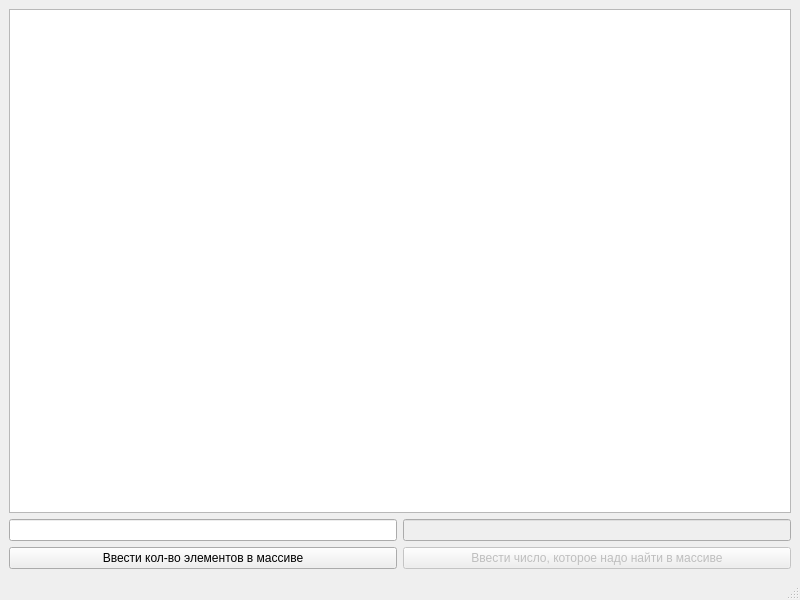
<?xml version="1.0" encoding="UTF-8"?>
<ui version="4.0">
 <class>MainWindow</class>
 <widget class="QMainWindow" name="MainWindow">
  <property name="geometry">
   <rect>
    <x>0</x>
    <y>0</y>
    <width>800</width>
    <height>600</height>
   </rect>
  </property>
  <property name="windowTitle">
   <string>MainWindow</string>
  </property>
  <widget class="QWidget" name="centralwidget">
   <layout class="QGridLayout" name="gridLayout">
    <item row="0" column="0" colspan="2">
     <widget class="QTextBrowser" name="textBrowser"/>
    </item>
    <item row="1" column="0">
     <widget class="QLineEdit" name="lineEdit"/>
    </item>
    <item row="1" column="1">
     <widget class="QLineEdit" name="lineEdit_2">
      <property name="enabled">
       <bool>false</bool>
      </property>
     </widget>
    </item>
    <item row="2" column="0">
     <widget class="QPushButton" name="pushButton">
      <property name="text">
       <string>Ввести кол-во элементов в массиве</string>
      </property>
     </widget>
    </item>
    <item row="2" column="1">
     <widget class="QPushButton" name="pushButton_2">
      <property name="enabled">
       <bool>false</bool>
      </property>
      <property name="text">
       <string>Ввести число, которое надо найти в массиве</string>
      </property>
     </widget>
    </item>
   </layout>
  </widget>
  <widget class="QMenuBar" name="menubar">
   <property name="geometry">
    <rect>
     <x>0</x>
     <y>0</y>
     <width>800</width>
     <height>22</height>
    </rect>
   </property>
  </widget>
  <widget class="QStatusBar" name="statusbar"/>
 </widget>
 <resources/>
 <connections/>
</ui>
